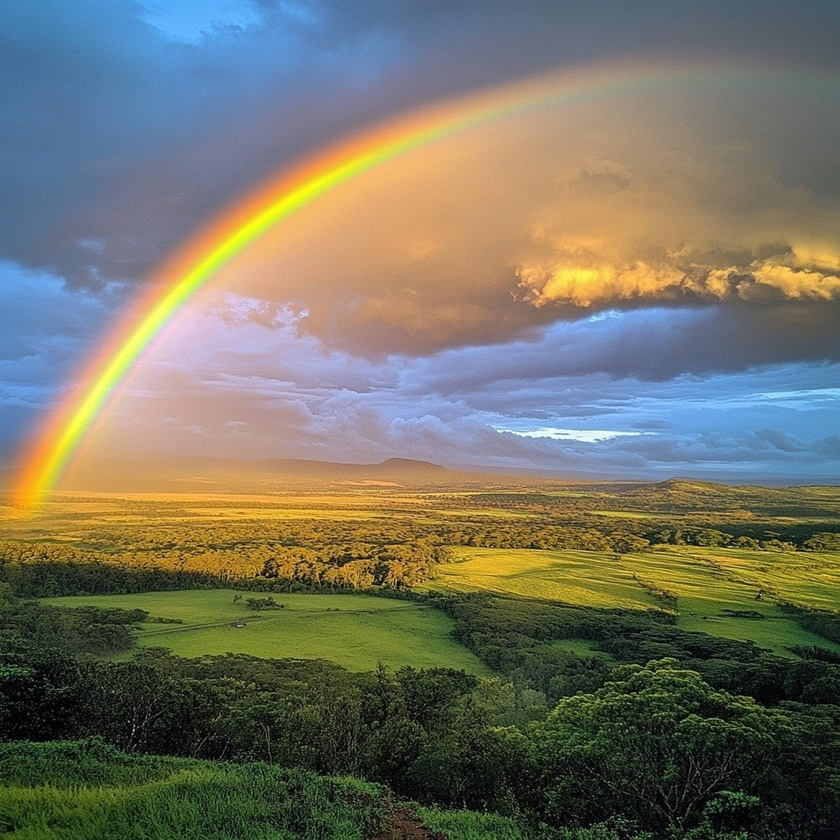
#> input picture k-means-image/image.jpg, 840 x 840 px, shrunk from 1024 x 1024 before the run
$ python main.py
#> lines starting #> are read from the running program, lines starting #| are printed output that depends on the picture
import numpy as np
from PIL import Image

def read_image(filename):
    img = Image.open(filename)
    img = img.convert('RGB')
    data = np.array(img)
    print(f"Image loaded: {filename}, shape: {data.shape}")
    return img, data

def flatten_image(data):
    w, h, c = data.shape
    flat = data.reshape((w * h, c))
    return flat

def kmeans(X, k, max_iters=10):
    np.random.seed(42)
    idx = np.random.choice(len(X), k, replace=False)
    centers = X[idx]
    for it in range(max_iters):
        dists = np.linalg.norm(X[:, None] - centers[None, :], axis=2)
        labels = np.argmin(dists, axis=1)
        new_centers = np.array([X[labels == i].mean(axis=0) if np.any(labels == i) else centers[i] for i in range(k)])
        if np.allclose(centers, new_centers):
            print(f"Converged at iteration {it}")
            break
        centers = new_centers
    return labels, centers

def recreate_image(labels, centers, shape):
    seg_data = centers[labels].astype(np.uint8)
    seg_img = seg_data.reshape(shape)
    return seg_img

def main():
    img_file = input("Enter image filename: ")
#> the answer given: image.jpg
    k = int(input("Enter number of clusters (k): "))
#> the answer given: 3
    img, data = read_image(img_file)
#> in read_image, img is the input picture: PIL image 840x840 RGB; mean R, G, B 115.7, 114.3, 99.2
#| Image loaded: image.jpg, shape: (840, 840, 3)
    flat = flatten_image(data)
    labels, centers = kmeans(flat, k)
#> in kmeans, `idx = np.random.choice(len(X), k, replace=False)`: idx = [267647, 70295, 584865]
#> in kmeans, `centers = X[idx]`: centers = [[135, 108, 99], [179, 154, 132], [100, 110, 86]]
#> centers = [[191.6, 156.1, 102.1], [50.66, 58.42, 33.45], [109, 130.6, 161.7]]
    seg_img = recreate_image(labels, centers, data.shape)
#> in recreate_image, `seg_img = seg_data.reshape(shape)`:
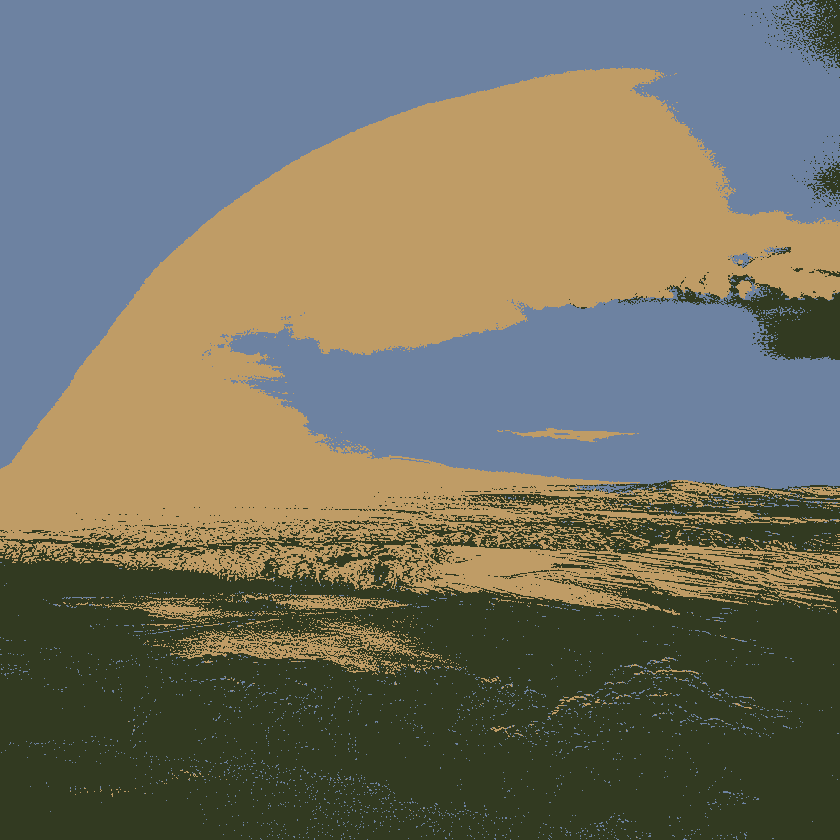
#> seg_img: shape (840, 840, 3); mean of channels 0, 1, 2 115.3, 114, 98.8; drawn as R, G, B
    out_img = Image.fromarray(seg_img)
    out_img.save('output_kmeans.jpg')
    print("Segmented image saved as output_kmeans.jpg")

if __name__ == "__main__":
    main()
